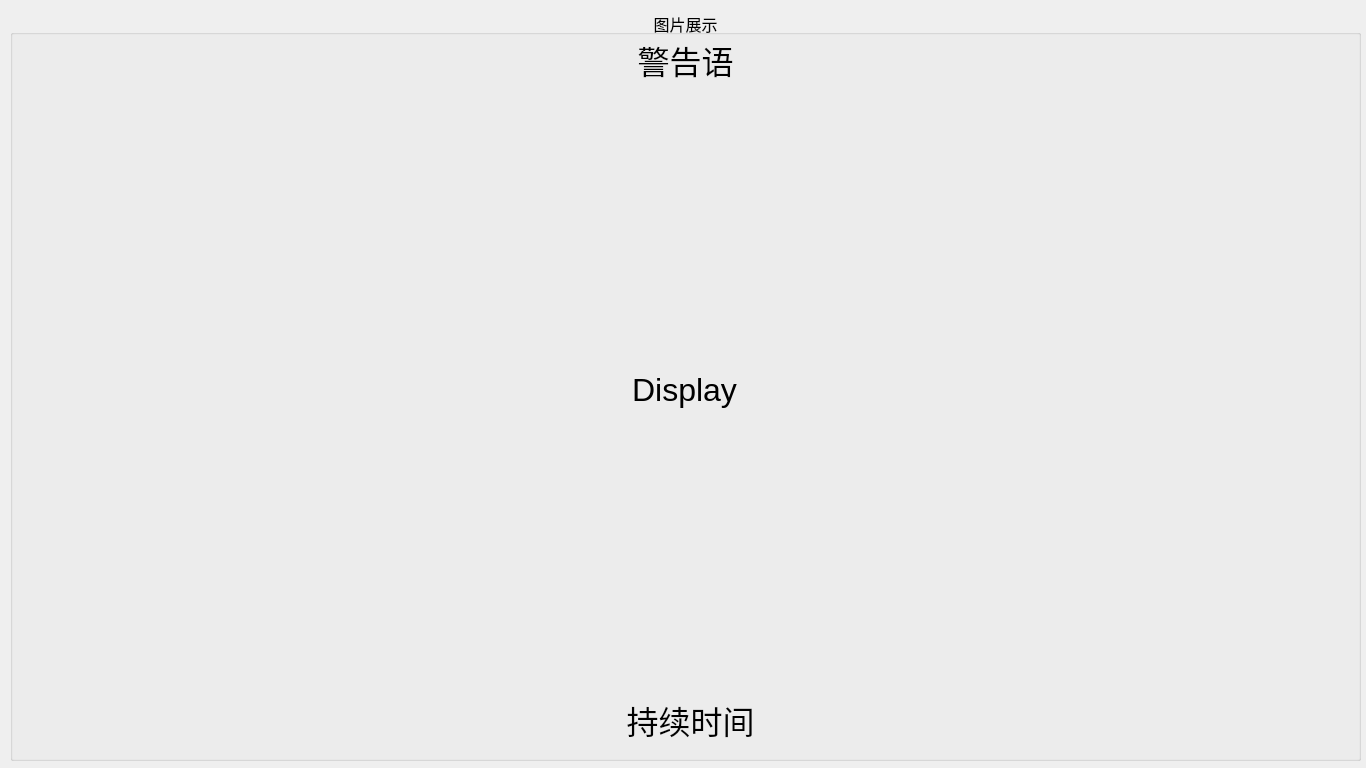
<?xml version="1.0" encoding="UTF-8"?>
<ui version="4.0">
 <class>Dialog</class>
 <widget class="QDialog" name="Dialog">
  <property name="geometry">
   <rect>
    <x>0</x>
    <y>0</y>
    <width>1366</width>
    <height>768</height>
   </rect>
  </property>
  <property name="minimumSize">
   <size>
    <width>1366</width>
    <height>768</height>
   </size>
  </property>
  <property name="maximumSize">
   <size>
    <width>1366</width>
    <height>768</height>
   </size>
  </property>
  <property name="windowTitle">
   <string>Dialog</string>
  </property>
  <widget class="QGroupBox" name="groupBox">
   <property name="geometry">
    <rect>
     <x>10</x>
     <y>10</y>
     <width>1351</width>
     <height>751</height>
    </rect>
   </property>
   <property name="font">
    <font>
     <pointsize>12</pointsize>
    </font>
   </property>
   <property name="layoutDirection">
    <enum>Qt::LeftToRight</enum>
   </property>
   <property name="title">
    <string>图片展示</string>
   </property>
   <property name="alignment">
    <set>Qt::AlignCenter</set>
   </property>
   <widget class="QLabel" name="label_pic">
    <property name="geometry">
     <rect>
      <x>9</x>
      <y>20</y>
      <width>1331</width>
      <height>720</height>
     </rect>
    </property>
    <property name="font">
     <font>
      <pointsize>24</pointsize>
     </font>
    </property>
    <property name="text">
     <string>Display</string>
    </property>
    <property name="alignment">
     <set>Qt::AlignCenter</set>
    </property>
   </widget>
   <widget class="QLabel" name="label_time">
    <property name="geometry">
     <rect>
      <x>480</x>
      <y>690</y>
      <width>401</width>
      <height>40</height>
     </rect>
    </property>
    <property name="font">
     <font>
      <pointsize>24</pointsize>
     </font>
    </property>
    <property name="text">
     <string>持续时间</string>
    </property>
    <property name="alignment">
     <set>Qt::AlignCenter</set>
    </property>
   </widget>
   <widget class="QLabel" name="label_warning">
    <property name="geometry">
     <rect>
      <x>440</x>
      <y>30</y>
      <width>471</width>
      <height>40</height>
     </rect>
    </property>
    <property name="font">
     <font>
      <pointsize>24</pointsize>
     </font>
    </property>
    <property name="text">
     <string>警告语</string>
    </property>
    <property name="alignment">
     <set>Qt::AlignCenter</set>
    </property>
   </widget>
  </widget>
 </widget>
 <resources/>
 <connections/>
</ui>
